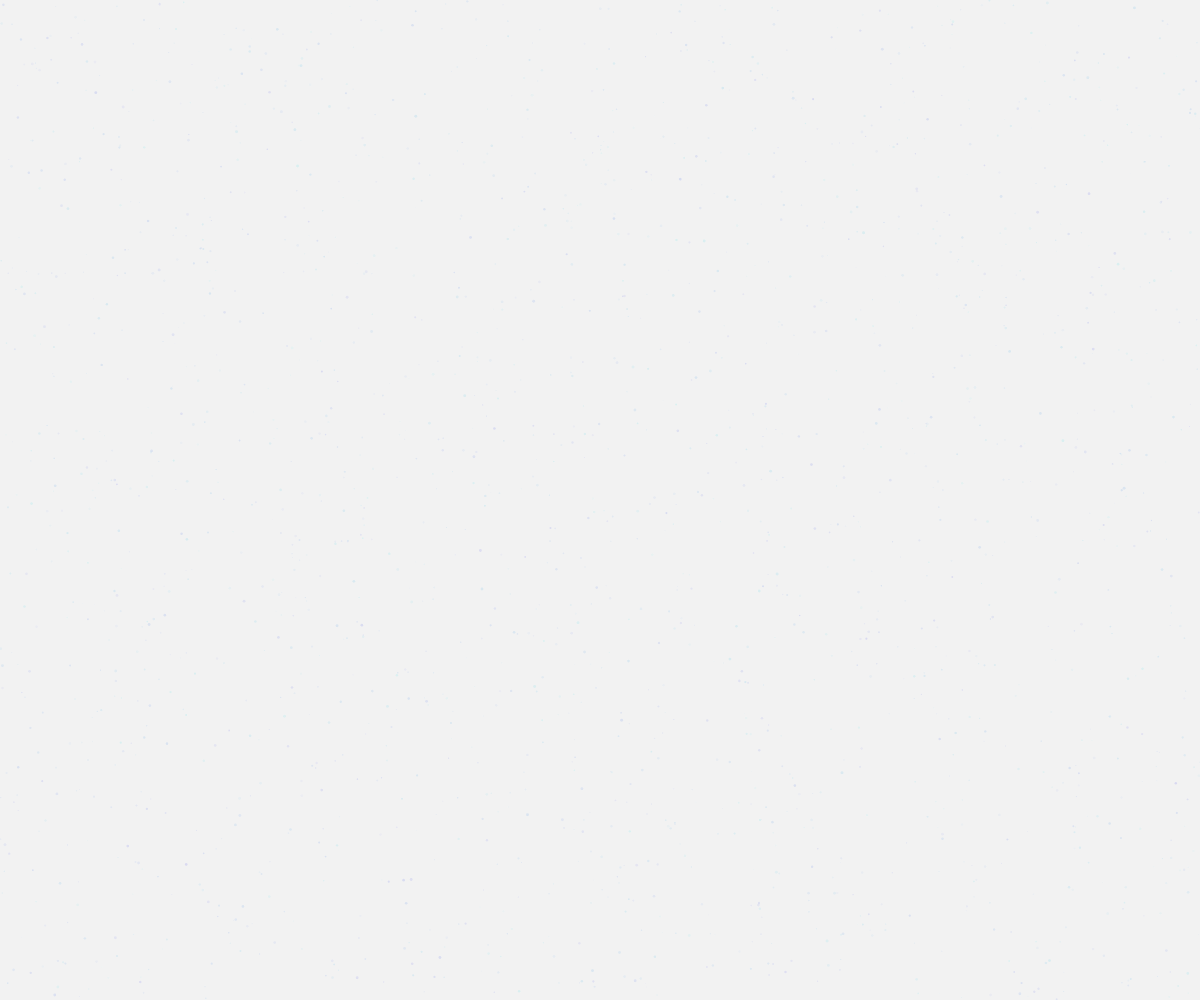
Frame 1 (no input)
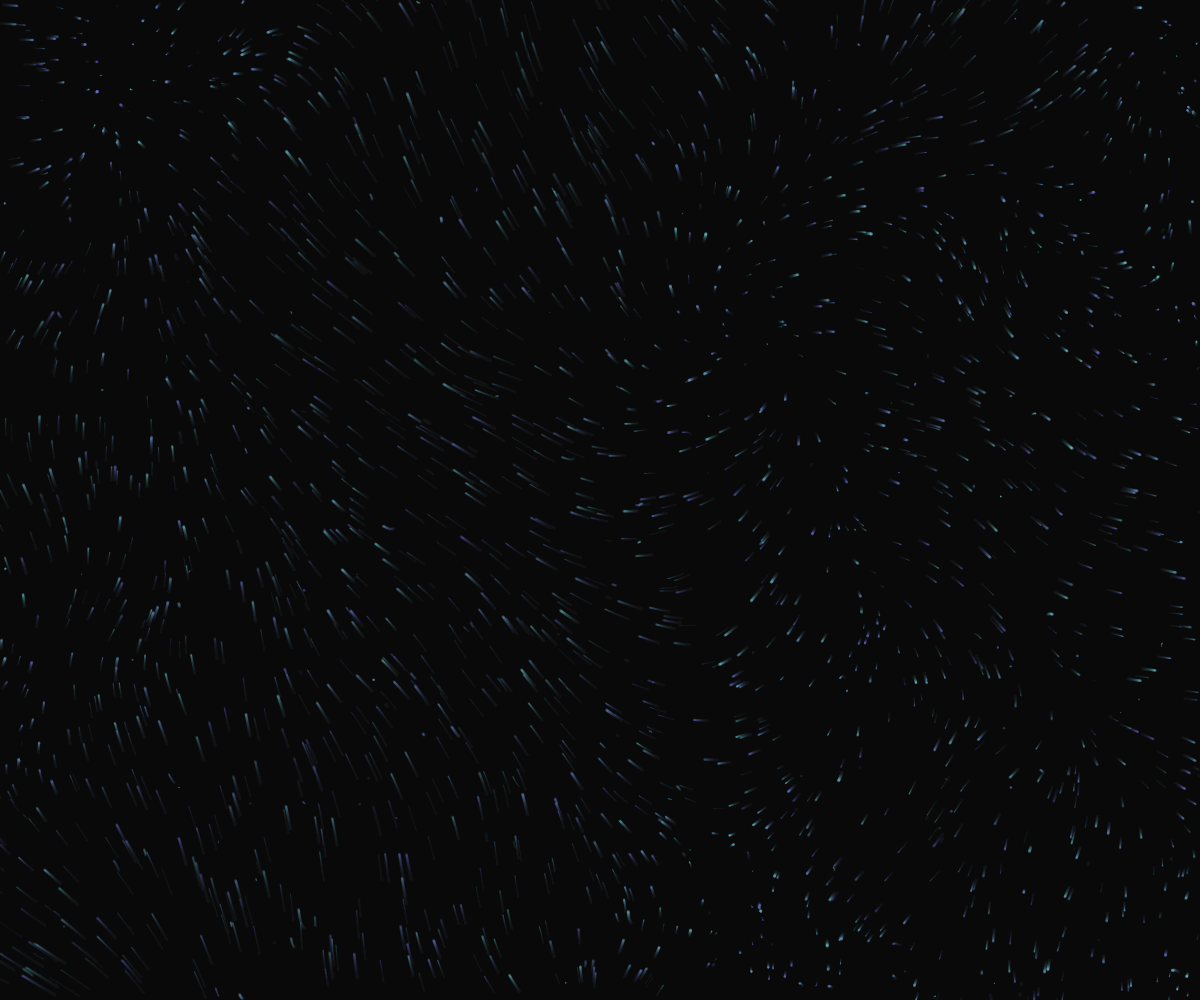
Frame 60 (no input)
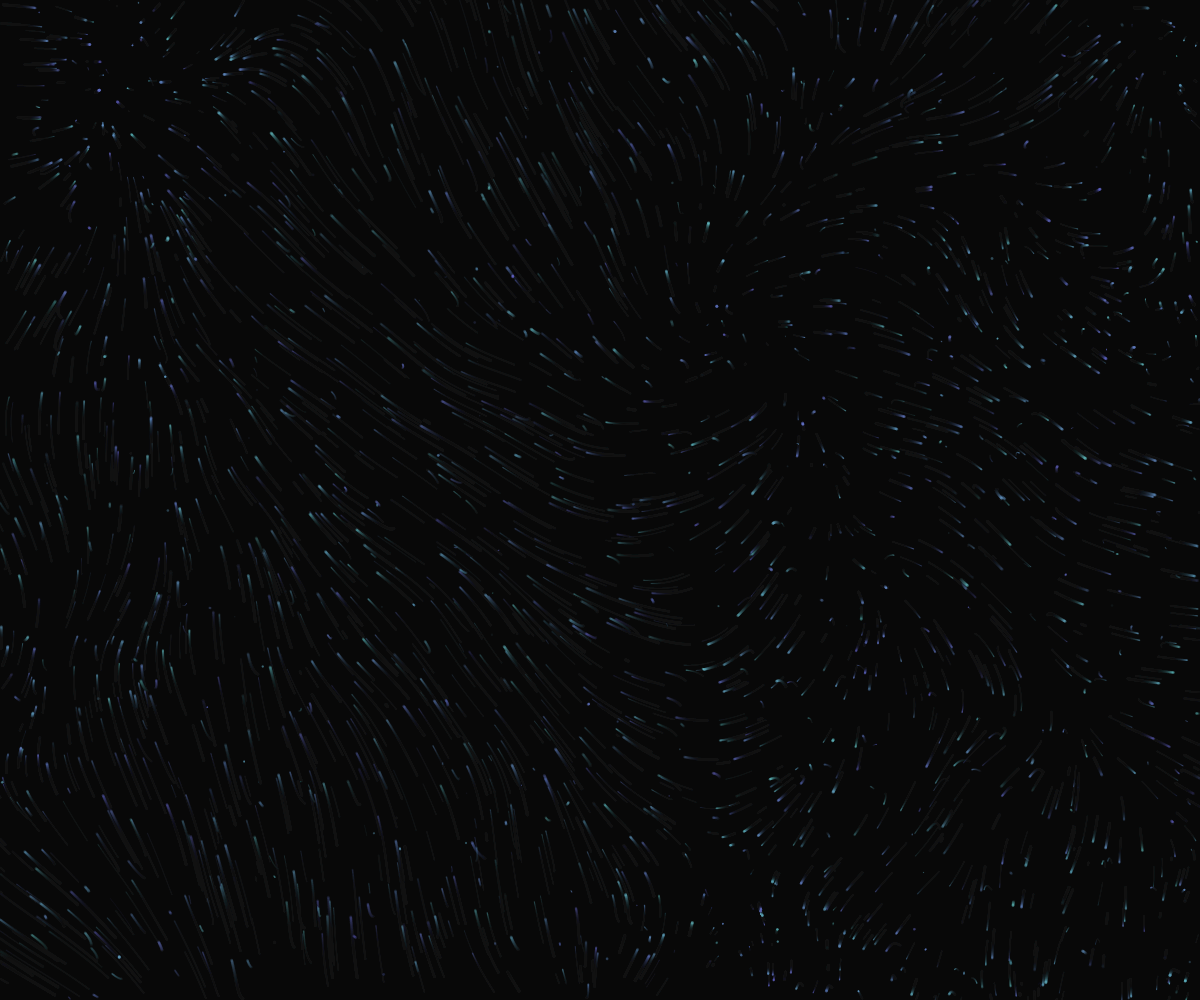
Frame 120 (the mouse pressed at the canvas centre since frame 60)

The p5.js sketch that drew these frames (run headless with seeded random() and noise() and a simulated clock; from frame 60 on, the mouse is pressed at the canvas centre):

// p5.js sketch
// ── sketch.js
let particles = [];
let noiseScale = 0.002;
let noiseStrength = 0.1;
let grid = [];
let gridSize = 50;
let glyphs = [];
let crystalStructures = [];

function setup() {
  createCanvas(windowWidth, windowHeight);
  colorMode(HSB, 360, 100, 100, 1);
  
  // Preallocate particles
  for (let i = 0; i < 2000; i++) {
    particles.push({
      pos: createVector(random(width), random(height)),
      vel: createVector(0, 0),
      size: random(1, 3),
      hue: random(180, 240),
      alpha: random(0.05, 0.2),
      age: random(100),
      life: random(100, 300),
      formed: false,
      formationTime: 0,
      glow: 0,
      glyph: null,
      dissolve: false,
      dissolveTime: 0,
      fragments: [],
      crystalFormed: false,
      crystalVertices: []
    });
  }
  
  // Initialize grid
  let cols = ceil(width / gridSize);
  let rows = ceil(height / gridSize);
  grid = new Array(cols).fill().map(() => new Array(rows).fill().map(() => []));
}

function draw() {
  // Semi-transparent background for trail effect
  background(0, 0, 0, 0.05);
  
  // Update and display particles
  for (let i = 0; i < particles.length; i++) {
    let p = particles[i];
    
    // Noise-based movement
    let nx = noise(p.pos.x * noiseScale, p.pos.y * noiseScale) - 0.5;
    let ny = noise(p.pos.x * noiseScale + 1000, p.pos.y * noiseScale + 1000) - 0.5;
    
    p.vel.x += nx * noiseStrength;
    p.vel.y += ny * noiseStrength;
    
    // Apply velocity
    p.pos.add(p.vel);
    
    // Add some damping
    p.vel.mult(0.95);
    
    // Boundary check and reset
    if (p.pos.x < 0 || p.pos.x > width ||
        p.pos.y < 0 || p.pos.y > height) {
      p.pos.set(random(width), random(height));
      p.vel.set(0, 0);
    }
    
    // Age the particle
    p.age++;
    if (p.age > p.life) {
      p.age = 0;
      p.pos.set(random(width), random(height));
      p.life = random(100, 300);
      p.formed = false;
      p.glow = 0;
      p.glyph = null;
      p.dissolve = false;
      p.fragments = [];
      p.crystalFormed = false;
      p.crystalVertices = [];
    }
    
    // Update grid
    let col = floor(p.pos.x / gridSize);
    let row = floor(p.pos.y / gridSize);
    if (col >= 0 && col < grid.length && row >= 0 && row < grid[0].length) {
      grid[col][row].push(p);
    }
    
    // Draw particle
    noStroke();
    if (p.formed && p.glyph) {
      // Glow effect for formed particles
      p.glow += 0.01;
      let glowIntensity = sin(p.glow) * 0.5 + 0.5;
      fill(p.hue, 50, 90, p.alpha * glowIntensity);
      ellipse(p.pos.x, p.pos.y, p.size * 2);
    } else if (p.dissolve && p.fragments.length > 0) {
      // Draw fragments
      for (let j = 0; j < p.fragments.length; j++) {
        let f = p.fragments[j];
        fill(f.hue, 50, 90, f.alpha);
        ellipse(f.pos.x, f.pos.y, f.size);
      }
    } else if (p.crystalFormed && p.crystalVertices.length > 0) {
      // Draw crystal structure
      stroke(p.hue, 80, 90, 0.8);
      noFill();
      beginShape();
      for (let j = 0; j < p.crystalVertices.length; j++) {
        let v = p.crystalVertices[j];
        vertex(v.x + p.pos.x, v.y + p.pos.y);
      }
      endShape(CLOSE);
    } else {
      fill(p.hue, 50, 90, p.alpha);
      ellipse(p.pos.x, p.pos.y, p.size);
    }
    
    // Dissolve particles that have been formed for too long
    if (p.formed && p.glyph) {
      let age = frameCount - p.formationTime;
      if (age > 600) {
        p.dissolve = true;
        p.glow = 0;
        p.glyph = null;
        
        // Create fragments
        for (let j = 0; j < 5; j++) {
          p.fragments.push({
            pos: p.pos.copy(),
            vel: p.vel.copy().rotate(random(-0.5, 0.5)).mult(random(0.5, 1.5)),
            size: random(1, 2),
            hue: p.hue,
            alpha: random(0.3, 0.7),
            life: random(50, 100)
          });
        }
      }
    }
    
    // Update fragments
    if (p.dissolve && p.fragments.length > 0) {
      for (let j = p.fragments.length - 1; j >= 0; j--) {
        let f = p.fragments[j];
        f.pos.add(f.vel);
        f.vel.mult(0.95);
        f.life--;
        
        if (f.life <= 0) {
          p.fragments.splice(j, 1);
        }
      }
    }
    
    // Form crystals from fragments
    if (p.dissolve && p.fragments.length > 0 && random() < 0.002) {
      let fragmentCount = p.fragments.length;
      if (fragmentCount >= 5) {
        p.crystalFormed = true;
        p.crystalVertices = [];
        
        // Create a simple crystal shape
        let numVertices = int(random(4, 8));
        for (let j = 0; j < numVertices; j++) {
          let angle = map(j, 0, numVertices, 0, TWO_PI);
          let radius = random(15, 30);
          let x = cos(angle) * radius;
          let y = sin(angle) * radius;
          p.crystalVertices.push(createVector(x, y));
        }
        
        // Remove fragments after forming crystal
        p.fragments = [];
      }
    }
  }
  
  // Check for word formation using grid-based spatial hash
  for (let i = 0; i < particles.length; i++) {
    let p = particles[i];
    
    if (!p.formed && p.age > 50) {
      let nearby = [];
      let col = floor(p.pos.x / gridSize);
      let row = floor(p.pos.y / gridSize);
      
      // Check neighbors in the grid
      for (let dx = -1; dx <= 1; dx++) {
        for (let dy = -1; dy <= 1; dy++) {
          let nx = col + dx;
          let ny = row + dy;
          
          if (nx >= 0 && nx < grid.length && ny >= 0 && ny < grid[0].length) {
            let cell = grid[nx][ny];
            for (let j = 0; j < cell.length; j++) {
              let other = cell[j];
              if (other !== p && other.formed) {
                let d = dist(p.pos.x, p.pos.y, other.pos.x, other.pos.y);
                if (d < 30) {
                  nearby.push(other);
                }
              }
            }
          }
        }
      }
      
      // If enough nearby particles are formed, start forming a glyph
      if (nearby.length > 5 && random() < 0.001) {
        p.formed = true;
        p.formationTime = frameCount;
        p.glow = 0;
        p.glyph = createGlyph(p.pos);
        // Add the particle to its glyph's particle list
        p.glyph.particles.push(p);
      }
    }
  }
  
  // Occasionally form new glyphs
  if (frameCount % 50 === 0) {
    let formedCount = particles.filter(p => p.formed && p.glyph).length;
    if (formedCount < 150) {
      for (let i = 0; i < 3; i++) {
        let p = particles[int(random(particles.length))];
        if (!p.formed && random() < 0.2) {
          p.formed = true;
          p.formationTime = frameCount;
          p.glow = 0;
          p.glyph = createGlyph(p.pos);
          p.glyph.particles.push(p);
        }
      }
    }
  }
  
  // Update and draw glyphs
  for (let i = 0; i < glyphs.length; i++) {
    let g = glyphs[i];
    if (g && frameCount > g.createdAt + 300) {
      // Move the glyph slowly across the screen
      g.pos.x += sin(frameCount * 0.01) * 0.2;
      g.pos.y += cos(frameCount * 0.01) * 0.1;
      
      // Draw glyph
      noStroke();
      fill(g.hue, 80, 90, 0.8);
      beginShape();
      for (let j = 0; j < g.vertices.length; j++) {
        let v = g.vertices[j];
        vertex(v.x + g.pos.x, v.y + g.pos.y);
      }
      endShape(CLOSE);
      
      // Fade out glyph if it's too old
      if (frameCount > g.createdAt + 900) {
        // Reset the glyph
        g.reset();
      }
    }
  }
  
  // Clear grid for next frame
  for (let i = 0; i < grid.length; i++) {
    for (let j = 0; j < grid[i].length; j++) {
      grid[i][j] = [];
    }
  }
}

function createGlyph(pos) {
  let glyph = {
    pos: pos.copy(),
    createdAt: frameCount,
    hue: random(180, 240),
    vertices: [],
    particles: []
  };
  
  // Generate a simple archaic-looking glyph shape
  let numVertices = int(random(5, 12));
  for (let i = 0; i < numVertices; i++) {
    let angle = map(i, 0, numVertices, 0, TWO_PI);
    let radius = random(30, 80);
    let x = cos(angle) * radius;
    let y = sin(angle) * radius;
    glyph.vertices.push(createVector(x, y));
  }
  
  glyphs.push(glyph);
  return glyph;
}

function windowResized() {
  resizeCanvas(windowWidth, windowHeight);
  
  // Reinitialize grid with new dimensions
  let cols = ceil(width / gridSize);
  let rows = ceil(height / gridSize);
  grid = new Array(cols).fill().map(() => new Array(rows).fill().map(() => []));
}
